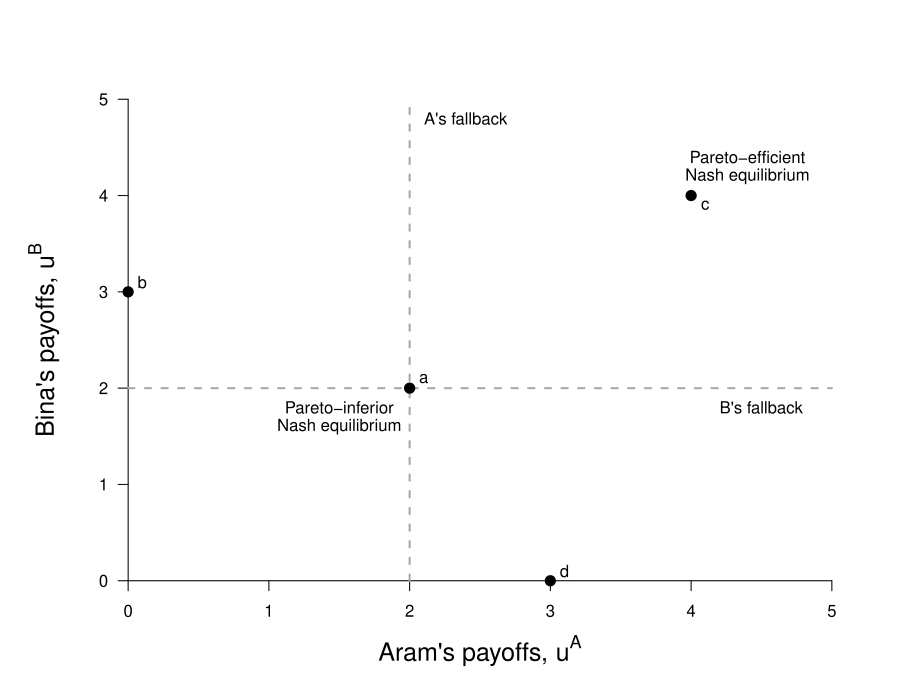

This figure's R source:
require(ggplot2)
require(shape)
pdf(file = "society/society_assurance_points.pdf", width = 9, height = 7)

#Set parameters for graphics
axislabelsize <- 1.5
par(mar =  c(5, 5, 4, 2))
xlims <- c(0, 5)
ylims <- c(0, 5)

axislabelsize <- 1.5
graphlinewidth <- 3
segmentlinewidth <- 2

COL <- c("#7fc97f", "#beaed4", "#fdc086", "#ffff99", "#386cb0", "#f0027f", "#bf5b17", "#666666")
COLA <- c("#99d8c9","#66c2a4","#41ae76", "#238b45", "#005824")
COLB <- c("#4eb3d3", "#2b8cbe", "#0868ac","#084081")


#Plot command 
plot(0, 0, xlim = xlims, ylim = ylims, type = "n",
     xlab = "",
     ylab = "",
     xaxt = "n", yaxt = "n", cex.lab = axislabelsize, bty = "n")


#Customize ticks and labels for the plot
ticksy <- seq(0, 5, 1)
ylabels <- seq(0, 5, 1)
ticksx <- seq(0, 5, 1)
xlabels <- seq(0, 5, 1)
axis(1, at = ticksx, pos = 0, labels = xlabels)
axis(2, at = ticksy, pos = 0, labels = ylabels, las = 1)

mtext(expression(paste("Aram's payoffs, ", u^A)), side=1, line = 2.5, cex = axislabelsize)
text(-0.6, 0.5*ylims[2], expression(paste("Bina's payoffs, ", u^B)), xpd = TRUE, cex = axislabelsize, srt = 90) 



#Rent polygon
#xrent <- c(2, 4, 3.33, 2)
#yrent <- c(3.33, 4, 2, 2)
#polygon(xrent, yrent, col=COL[4], density=NULL, border = NA)

# xrent <- c(2, 4, 4, 2)
# yrent <- c(4, 4, 2, 2)
# polygon(xrent, yrent, col=COL[4], density=NULL, border = NA)


#Lines for the coordinates of the Nash equilbrium
#segments(1, 3, 4, 4, lty = 1, col = "#7fc97f", lwd = 4)
#segments(3, 1, 4, 4, lty = 1, col = "#7fc97f", lwd = 4)

#Lines for Fallback positions
segments(0, 2, 5, 2, lty = 2, col = "darkgrey", lwd = 2)
text(4.5, 1.8, expression(paste("B's fallback")))
segments(2, 0, 2, 5, lty = 2, col = "darkgrey", lwd = 2)
text(2.4, 4.8, expression(paste("A's fallback")))

#Add points a, b, c and c
points(0, 3, pch = 16, col = "black", cex = 1.5)
text(0.1, 3.1, expression(paste(b)))
points(4, 4, pch = 16, col = "black", cex = 1.5)
text(4.1, 3.9, expression(paste(c)))

text(4.4, 4.4, expression(paste("Pareto-efficient")))
text(4.4, 4.2, expression(paste("Nash equilibrium")))

points(3, 0, pch = 16, col = "black", cex = 1.5)
text(3.1, 0.1, expression(paste(d)))
points(2, 2, pch = 16, col = "black", cex = 1.5)
text(2.1, 2.1, expression(paste(a)))

#points(3.33, 2, pch = 16, col = "black", cex = 1.5)
#text(3.4, 1.9, expression(paste(f)))
#points(2, 3.33, pch = 16, col = "black", cex = 1.5)
#text(1.9, 3.45, expression(paste(e)))
text(1.5, 1.8, expression(paste("Pareto-inferior")))
text(1.5, 1.6, expression(paste("Nash equilibrium")))

#Label utility possibilities frontier
#text(4.05, 2.6, expression(paste("Utility Possibilities")))
#text(4.05, 2.4, expression(paste("Frontier (upf)")))

#Arrows and economic rent label
# Arrows(3, 4.2, 3, 3.6, col = "black", lty = 1, lwd = 2, arr.type = "triangle")
# text(3, 4.5,  expression(paste("Economic")))
# text(3, 4.3,  expression(paste("Surplus")))

dev.off()
